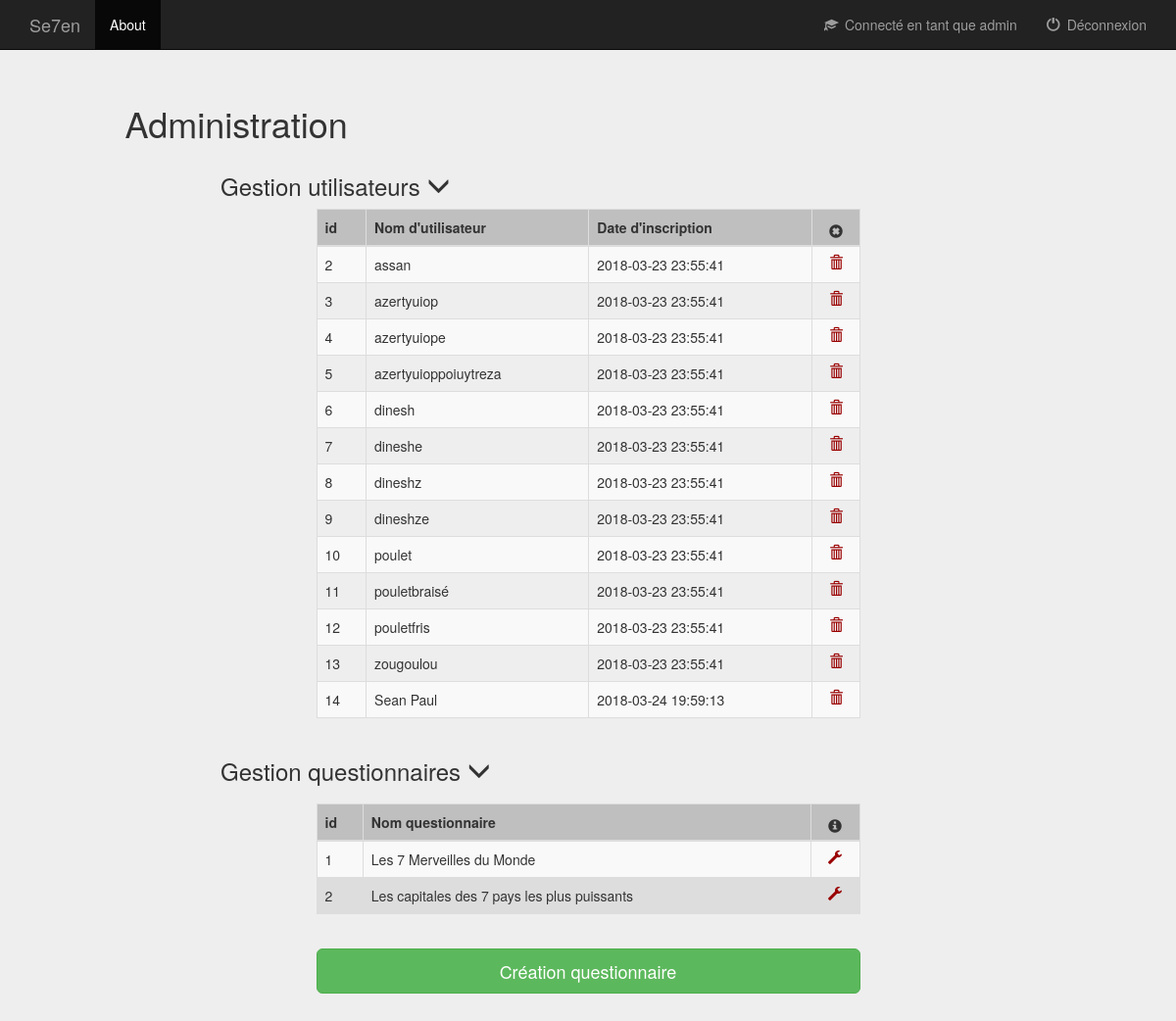
Page /main/administration.php (signed in) on the committed database.
### tables this page shows
CREATE TABLE `users` (
  `id` smallint(6) NOT NULL,
  `login` varchar(50) NOT NULL,
  `password` varchar(100) NOT NULL,
  `date_inscription` timestamp NOT NULL DEFAULT CURRENT_TIMESTAMP,
  `progression` integer NOT NULL
);

CREATE TABLE `questionnaires` (
  `idQuestionnaire` smallint(6) NOT NULL,
  `nomQuestionnaire` tinytext NOT NULL,
  `statut` varchar(50)

);

### main/administration.php (the view, shortened to what this page needs)
<?php
	$page_name="administration.php";
    require ('header.php');
    require('../database_auth.php');
?>
  <div class="col-lg-12 col-md-12 col-sm-12">
    <div class="col-lg-offset-1 col-lg-11 col-md-offset-1 col-md-11 col-sm-offset-1 col-sm-11"> <h1>Administration</h1>
    </div>
    <div class="col-lg-offset-2 col-lg-10 col-md-offset-2 col-md-10 col-sm-offset-2 col-sm-10">
      <h3>Gestion utilisateurs <span id="menu_user_fleche" class="glyphicon glyphicon-menu-down"></span></h3>
    </div>
    <div class="col-lg-offset-3 col-lg-6 col-lg-offset-3 col-md-offset-3 col-md-6 col-md-offset-3 col-sm-offset-3 col-sm-6 col-sm-offset-3">
      <table id="table_user" class="table table-striped table-bordered">
        <thead>
          <tr>
            <th>id</th>
            <th>Nom d'utilisateur</th>
            <th>Date d'inscription</th>
            <th><span class="glyphicon glyphicon-remove-sign"></span></th>
          </tr>
        </thead>
        <tbody>
          <?php
            $req1=$bd->prepare('select * from users order by id');
            $req1->execute();
                  while($tab1 = $req1->fetch(PDO::FETCH_ASSOC)){
                    if(htmlspecialchars($tab1['login'], ENT_QUOTES) !== "admin"){
                      echo "<tr id='ligne_user" . $tab1['id'] . "' >";
                      echo "<td>" . $tab1['id'] . "</td>";
                      echo "<td>" . htmlspecialchars($tab1['login'], ENT_QUOTES) . "</td>";
                      echo "<td>" . $tab1['date_inscription'] . "</td>";
                      echo "<td> <span id='user" . $tab1['id'] . "'class='element_supprimable glyphicon glyphicon-trash'> </td>";
                      echo '</tr>';
                    }
                  }
          ?>
        </tbody>
      </table>
    </div>
    <div class="col-lg-offset-2 col-lg-10 col-md-offset-2 col-md-10 col-sm-offset-2 col-sm-10">
      <h3>Gestion questionnaires <span id="menu_questionnaire_fleche" class="glyphicon glyphicon-menu-down"></span></h3>
    </div>
    <div class="col-lg-offset-3 col-lg-6 col-lg-offset-3 col-md-offset-3 col-md-6 col-md-offset-3 col-sm-offset-3 col-sm-6 col-sm-offset-3">
      <table id="table_questionnaire" class="table table-striped table-bordered">
        <thead>
          <tr>
            <th>id</th>
            <th>Nom questionnaire</th>
            <th><span class="glyphicon glyphicon-info-sign"></span></th>
          </tr>
        </thead>
        <tbody>
          <?php
            $req2=$bd->prepare('select * from questionnaires order by idQuestionnaire');
            $req2->execute();
                  while($tab2 = $req2->fetch(PDO::FETCH_ASSOC)){
                    echo '<tr>';
                    echo "<td>" . $tab2['idQuestionnaire'] . "</td>";
                    echo "<td>" . $tab2['nomQuestionnaire'] . "</td>";
                    echo "<td> <span id='questionnaire" . $tab2['idQuestionnaire'] . "'class='element_modifiable glyphicon glyphicon-wrench'> </td>";
                    echo '</tr>';
                  }
          ?>
        </tbody>
      </table>
    </div>
    <div class="col-lg-offset-3 col-lg-6 col-lg-offset-3 col-md-offset-3 col-md-6 col-md-offset-3 col-sm-offset-3 col-sm-6 col-sm-offset-3">
      <a href="creation_questionnaire.php" id="btn_creation_questionnaire" class="btn btn-lg btn-success btn-block" role="button">Création questionnaire</a>
    </div>
  </div>
</body>
</html>

### main/header.php (shortened to what this page needs)
<!DOCTYPE html>
<html lang="fr">
  <head>
    <link href="../bootstrap/css/bootstrap.min.css" rel="stylesheet">
    <link href="css/header.css" rel="stylesheet">
    <link href="css/deconnexion.css" rel="stylesheet">
    <link href="css/menu_principal.css" rel="stylesheet">
    <link href="css/administration.css" rel="stylesheet">
    <link href="css/gestionnaire_questionnaire.css" rel="stylesheet">
    <link href="css/creation_questionnaire.css" rel="stylesheet">
	  <link href="css/score.css" rel="stylesheet">
  </head>
  <body>
    <nav class="navbar navbar-inverse navbar-static-top">
      <div class="container">
      <div class="navbar-header">
        <a class="navbar-brand" href="#" id="game_name_link">Se7en</a>
      </div>
        <div id="navbar" class="navbar-collapse collapse">
          <ul class="nav navbar-nav">
            <li class="active"><a id="about_link">About</a></li>
          </ul>
          <ul class="nav navbar-nav navbar-right">
          <?php
          if($page_name!=="deconnexion.php"){
            if(isset($_SESSION['login']) && isset($_SESSION['connecte'])){
              echo '<li><a href="#" id="connected_as"><span class="glyphicon glyphicon-education glyphicon_header"> </span> Connecté en tant que ' . $_SESSION['login'] . '</a></li>';
              echo '<li><a href="deconnexion.php"><span class="glyphicon glyphicon-off glyphicon_header"> </span> Déconnexion </a></li>';
            }
            else{
              echo "<li><a href='#' id='connected_as'><span class='glyphicon glyphicon-education glyphicon_header'> </span> Connecté en tant qu'invité</a></li>";
              echo '<li><a href="deconnexion.php"><span class="glyphicon glyphicon-off glyphicon_header"> </span> Déconnexion </a></li>';
            }
          }
          ?>
          </ul>
        </div>
      </div>
    </nav>

### main/css/header.css (style rules this page uses)
body { padding-bottom: 40px; background-color: #eee; }
#connected_as { pointer-events: none; }
#about_link { cursor: pointer; }
.navbar-static-top { margin-bottom: 35px; }
.glyphicon_header { margin-right: 3px; }

### main/css/administration.css (style rules this page uses)
#table_questionnaire { background-color: #ddd; margin-top: 10px; }
thead { background-color: #bfbfbf; font-weight: bold; }
.glyphicon-trash, .glyphicon-wrench { color: #990000; }
.element_supprimable, .element_modifiable, .glyphicon-remove-sign, .glyphicon-info-sign { display: block; text-align: center; }
.element_supprimable, .element_modifiable { cursor: pointer; }
#btn_creation_questionnaire { margin-top: 15px; margin-bottom: 30px; }

### rows in the picture
users: id "2", login "assan", date_inscription "2018-03-23 23:55:41"
users: id "3", login "azertyuiop", date_inscription "2018-03-23 23:55:41"
users: id "4", login "azertyuiope", date_inscription "2018-03-23 23:55:41"
users: id "5", login "azertyuioppoiuytreza", date_inscription "2018-03-23 23:55:41"
users: id "6", login "dinesh", date_inscription "2018-03-23 23:55:41"
users: id "7", login "dineshe", date_inscription "2018-03-23 23:55:41"
users: id "8", login "dineshz", date_inscription "2018-03-23 23:55:41"
users: id "9", login "dineshze", date_inscription "2018-03-23 23:55:41"
users: id "10", login "poulet", date_inscription "2018-03-23 23:55:41"
users: id "11", login "pouletbraisé", date_inscription "2018-03-23 23:55:41"
users: id "12", login "pouletfris", date_inscription "2018-03-23 23:55:41"
users: id "13", login "zougoulou", date_inscription "2018-03-23 23:55:41"
users: id "14", login "Sean Paul", date_inscription "2018-03-24 19:59:13"
questionnaires: idQuestionnaire "1", nomQuestionnaire "Les 7 Merveilles du Monde"
questionnaires: idQuestionnaire "2", nomQuestionnaire "Les capitales des 7 pays les plus puissants"

### other values in the picture
$_SESSION['login'] "admin"
